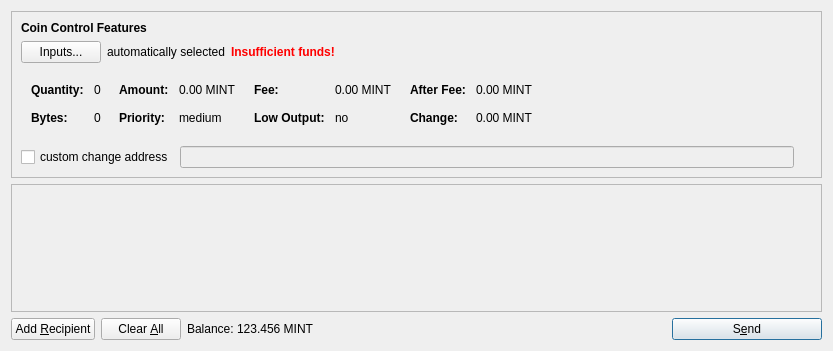
<?xml version="1.0" encoding="UTF-8"?>
<ui version="4.0">
 <class>SendCoinsDialog</class>
 <widget class="QDialog" name="SendCoinsDialog">
  <property name="enabled">
   <bool>true</bool>
  </property>
  <property name="geometry">
   <rect>
    <x>0</x>
    <y>0</y>
    <width>833</width>
    <height>351</height>
   </rect>
  </property>
  <property name="windowTitle">
   <string>Send Coins</string>
  </property>
  <layout class="QGridLayout" name="gridLayout_2">
   <item row="1" column="0">
    <layout class="QHBoxLayout" name="horizontalLayout">
     <item>
      <widget class="QPushButton" name="addButton">
       <property name="sizePolicy">
        <sizepolicy hsizetype="Minimum" vsizetype="Fixed">
         <horstretch>0</horstretch>
         <verstretch>0</verstretch>
        </sizepolicy>
       </property>
       <property name="text">
        <string>Add &amp;Recipient</string>
       </property>
       <property name="icon">
        <iconset resource="../bitcoin.qrc">
         <normaloff>:/icons/add</normaloff>:/icons/add</iconset>
       </property>
       <property name="autoDefault">
        <bool>false</bool>
       </property>
      </widget>
     </item>
     <item>
      <widget class="QPushButton" name="clearButton">
       <property name="sizePolicy">
        <sizepolicy hsizetype="Minimum" vsizetype="Fixed">
         <horstretch>0</horstretch>
         <verstretch>0</verstretch>
        </sizepolicy>
       </property>
       <property name="text">
        <string>Clear &amp;All</string>
       </property>
       <property name="icon">
        <iconset resource="../bitcoin.qrc">
         <normaloff>:/icons/remove</normaloff>:/icons/remove</iconset>
       </property>
       <property name="autoRepeatDelay">
        <number>300</number>
       </property>
       <property name="autoDefault">
        <bool>false</bool>
       </property>
      </widget>
     </item>
     <item>
      <layout class="QHBoxLayout" name="horizontalLayout_2">
       <property name="spacing">
        <number>3</number>
       </property>
       <item>
        <widget class="QLabel" name="label">
         <property name="sizePolicy">
          <sizepolicy hsizetype="Preferred" vsizetype="Fixed">
           <horstretch>0</horstretch>
           <verstretch>0</verstretch>
          </sizepolicy>
         </property>
         <property name="text">
          <string>Balance:</string>
         </property>
        </widget>
       </item>
       <item>
        <widget class="QLabel" name="labelBalance">
         <property name="sizePolicy">
          <sizepolicy hsizetype="Preferred" vsizetype="Fixed">
           <horstretch>0</horstretch>
           <verstretch>0</verstretch>
          </sizepolicy>
         </property>
         <property name="cursor">
          <cursorShape>IBeamCursor</cursorShape>
         </property>
         <property name="text">
          <string>123.456 MINT</string>
         </property>
         <property name="textInteractionFlags">
          <set>Qt::LinksAccessibleByMouse|Qt::TextSelectableByKeyboard|Qt::TextSelectableByMouse</set>
         </property>
        </widget>
       </item>
      </layout>
     </item>
     <item>
      <spacer name="horizontalSpacer">
       <property name="orientation">
        <enum>Qt::Horizontal</enum>
       </property>
       <property name="sizeHint" stdset="0">
        <size>
         <width>40</width>
         <height>20</height>
        </size>
       </property>
      </spacer>
     </item>
     <item>
      <widget class="QPushButton" name="sendButton">
       <property name="minimumSize">
        <size>
         <width>150</width>
         <height>0</height>
        </size>
       </property>
       <property name="acceptDrops">
        <bool>true</bool>
       </property>
       <property name="autoFillBackground">
        <bool>false</bool>
       </property>
       <property name="text">
        <string>S&amp;end</string>
       </property>
       <property name="icon">
        <iconset resource="../bitcoin.qrc">
         <normaloff>:/icons/send</normaloff>:/icons/send</iconset>
       </property>
       <property name="autoRepeatDelay">
        <number>300</number>
       </property>
       <property name="autoRepeatInterval">
        <number>100</number>
       </property>
       <property name="default">
        <bool>true</bool>
       </property>
      </widget>
     </item>
    </layout>
   </item>
   <item row="0" column="0">
    <layout class="QGridLayout" name="gridLayout">
     <item row="0" column="0">
      <widget class="QFrame" name="frameCoinControl">
       <property name="sizePolicy">
        <sizepolicy hsizetype="Expanding" vsizetype="Expanding">
         <horstretch>0</horstretch>
         <verstretch>0</verstretch>
        </sizepolicy>
       </property>
       <property name="maximumSize">
        <size>
         <width>16777215</width>
         <height>16777215</height>
        </size>
       </property>
       <property name="frameShape">
        <enum>QFrame::StyledPanel</enum>
       </property>
       <property name="frameShadow">
        <enum>QFrame::Sunken</enum>
       </property>
       <layout class="QGridLayout" name="gridLayout_3">
        <item row="0" column="0">
         <widget class="QLabel" name="labelCoinControlFeatures">
          <property name="sizePolicy">
           <sizepolicy hsizetype="Expanding" vsizetype="Fixed">
            <horstretch>0</horstretch>
            <verstretch>0</verstretch>
           </sizepolicy>
          </property>
          <property name="styleSheet">
           <string notr="true">font-weight:bold;</string>
          </property>
          <property name="text">
           <string>Coin Control Features</string>
          </property>
         </widget>
        </item>
        <item row="3" column="0">
         <layout class="QGridLayout" name="gridLayout_9">
          <property name="sizeConstraint">
           <enum>QLayout::SetDefaultConstraint</enum>
          </property>
          <property name="topMargin">
           <number>5</number>
          </property>
          <property name="rightMargin">
           <number>5</number>
          </property>
          <item row="0" column="0">
           <widget class="QCheckBox" name="checkBoxCoinControlChange">
            <property name="text">
             <string>custom change address</string>
            </property>
           </widget>
          </item>
          <item row="0" column="1">
           <widget class="QLineEdit" name="lineEditCoinControlChange">
            <property name="enabled">
             <bool>false</bool>
            </property>
            <property name="sizePolicy">
             <sizepolicy hsizetype="Expanding" vsizetype="Fixed">
              <horstretch>0</horstretch>
              <verstretch>0</verstretch>
             </sizepolicy>
            </property>
            <property name="text">
             <string/>
            </property>
           </widget>
          </item>
          <item row="0" column="2">
           <widget class="QLabel" name="labelCoinControlChangeLabel">
            <property name="sizePolicy">
             <sizepolicy hsizetype="Preferred" vsizetype="Expanding">
              <horstretch>0</horstretch>
              <verstretch>0</verstretch>
             </sizepolicy>
            </property>
            <property name="minimumSize">
             <size>
              <width>0</width>
              <height>0</height>
             </size>
            </property>
            <property name="text">
             <string/>
            </property>
            <property name="margin">
             <number>3</number>
            </property>
           </widget>
          </item>
         </layout>
        </item>
        <item row="1" column="0">
         <layout class="QGridLayout" name="gridLayout_13">
          <property name="bottomMargin">
           <number>10</number>
          </property>
          <item row="0" column="0">
           <widget class="QPushButton" name="pushButtonCoinControl">
            <property name="text">
             <string>Inputs...</string>
            </property>
           </widget>
          </item>
          <item row="0" column="1">
           <widget class="QLabel" name="labelCoinControlAutomaticallySelected">
            <property name="text">
             <string>automatically selected</string>
            </property>
            <property name="margin">
             <number>5</number>
            </property>
           </widget>
          </item>
          <item row="0" column="2">
           <widget class="QLabel" name="labelCoinControlInsuffFunds">
            <property name="styleSheet">
             <string notr="true">color:red;font-weight:bold;</string>
            </property>
            <property name="text">
             <string>Insufficient funds!</string>
            </property>
            <property name="margin">
             <number>5</number>
            </property>
           </widget>
          </item>
          <item row="0" column="3">
           <spacer name="horizontalSpacerCoinControl">
            <property name="orientation">
             <enum>Qt::Horizontal</enum>
            </property>
            <property name="sizeHint" stdset="0">
             <size>
              <width>40</width>
              <height>13</height>
             </size>
            </property>
           </spacer>
          </item>
         </layout>
        </item>
        <item row="2" column="0">
         <widget class="QWidget" name="widgetCoinControl" native="true">
          <property name="sizePolicy">
           <sizepolicy hsizetype="Preferred" vsizetype="Preferred">
            <horstretch>0</horstretch>
            <verstretch>0</verstretch>
           </sizepolicy>
          </property>
          <property name="minimumSize">
           <size>
            <width>0</width>
            <height>0</height>
           </size>
          </property>
          <layout class="QGridLayout" name="gridLayout_6">
           <property name="leftMargin">
            <number>0</number>
           </property>
           <property name="topMargin">
            <number>0</number>
           </property>
           <property name="rightMargin">
            <number>0</number>
           </property>
           <property name="bottomMargin">
            <number>0</number>
           </property>
           <item row="0" column="0">
            <layout class="QGridLayout" name="gridLayout_7">
             <property name="topMargin">
              <number>0</number>
             </property>
             <property name="bottomMargin">
              <number>10</number>
             </property>
             <item row="0" column="0">
              <layout class="QGridLayout" name="gridLayout_8">
               <property name="leftMargin">
                <number>10</number>
               </property>
               <property name="topMargin">
                <number>4</number>
               </property>
               <property name="rightMargin">
                <number>6</number>
               </property>
               <property name="horizontalSpacing">
                <number>10</number>
               </property>
               <property name="verticalSpacing">
                <number>14</number>
               </property>
               <item row="1" column="0">
                <widget class="QLabel" name="labelCoinControlBytesText">
                 <property name="sizePolicy">
                  <sizepolicy hsizetype="Preferred" vsizetype="Preferred">
                   <horstretch>0</horstretch>
                   <verstretch>0</verstretch>
                  </sizepolicy>
                 </property>
                 <property name="styleSheet">
                  <string notr="true">font-weight:bold;</string>
                 </property>
                 <property name="text">
                  <string>Bytes:</string>
                 </property>
                </widget>
               </item>
               <item row="0" column="1">
                <widget class="QLabel" name="labelCoinControlQuantity">
                 <property name="sizePolicy">
                  <sizepolicy hsizetype="Preferred" vsizetype="Preferred">
                   <horstretch>0</horstretch>
                   <verstretch>0</verstretch>
                  </sizepolicy>
                 </property>
                 <property name="cursor">
                  <cursorShape>IBeamCursor</cursorShape>
                 </property>
                 <property name="contextMenuPolicy">
                  <enum>Qt::ActionsContextMenu</enum>
                 </property>
                 <property name="text">
                  <string>0</string>
                 </property>
                 <property name="margin">
                  <number>0</number>
                 </property>
                 <property name="textInteractionFlags">
                  <set>Qt::LinksAccessibleByMouse|Qt::TextSelectableByKeyboard|Qt::TextSelectableByMouse</set>
                 </property>
                </widget>
               </item>
               <item row="0" column="0">
                <widget class="QLabel" name="labelCoinControlQuantityText">
                 <property name="sizePolicy">
                  <sizepolicy hsizetype="Preferred" vsizetype="Preferred">
                   <horstretch>0</horstretch>
                   <verstretch>0</verstretch>
                  </sizepolicy>
                 </property>
                 <property name="styleSheet">
                  <string notr="true">font-weight:bold;</string>
                 </property>
                 <property name="text">
                  <string>Quantity:</string>
                 </property>
                 <property name="margin">
                  <number>0</number>
                 </property>
                </widget>
               </item>
               <item row="1" column="1">
                <widget class="QLabel" name="labelCoinControlBytes">
                 <property name="sizePolicy">
                  <sizepolicy hsizetype="Preferred" vsizetype="Preferred">
                   <horstretch>0</horstretch>
                   <verstretch>0</verstretch>
                  </sizepolicy>
                 </property>
                 <property name="cursor">
                  <cursorShape>IBeamCursor</cursorShape>
                 </property>
                 <property name="contextMenuPolicy">
                  <enum>Qt::ActionsContextMenu</enum>
                 </property>
                 <property name="text">
                  <string>0</string>
                 </property>
                 <property name="textInteractionFlags">
                  <set>Qt::LinksAccessibleByMouse|Qt::TextSelectableByKeyboard|Qt::TextSelectableByMouse</set>
                 </property>
                </widget>
               </item>
              </layout>
             </item>
             <item row="0" column="1">
              <layout class="QGridLayout" name="gridLayout_10">
               <property name="leftMargin">
                <number>6</number>
               </property>
               <property name="topMargin">
                <number>4</number>
               </property>
               <property name="rightMargin">
                <number>6</number>
               </property>
               <property name="horizontalSpacing">
                <number>10</number>
               </property>
               <property name="verticalSpacing">
                <number>14</number>
               </property>
               <item row="0" column="0">
                <widget class="QLabel" name="labelCoinControlAmountText">
                 <property name="sizePolicy">
                  <sizepolicy hsizetype="Preferred" vsizetype="Preferred">
                   <horstretch>0</horstretch>
                   <verstretch>0</verstretch>
                  </sizepolicy>
                 </property>
                 <property name="styleSheet">
                  <string notr="true">font-weight:bold;</string>
                 </property>
                 <property name="text">
                  <string>Amount:</string>
                 </property>
                 <property name="margin">
                  <number>0</number>
                 </property>
                </widget>
               </item>
               <item row="0" column="1">
                <widget class="QLabel" name="labelCoinControlAmount">
                 <property name="sizePolicy">
                  <sizepolicy hsizetype="Preferred" vsizetype="Preferred">
                   <horstretch>0</horstretch>
                   <verstretch>0</verstretch>
                  </sizepolicy>
                 </property>
                 <property name="cursor">
                  <cursorShape>IBeamCursor</cursorShape>
                 </property>
                 <property name="contextMenuPolicy">
                  <enum>Qt::ActionsContextMenu</enum>
                 </property>
                 <property name="text">
                  <string>0.00 MINT</string>
                 </property>
                 <property name="textInteractionFlags">
                  <set>Qt::LinksAccessibleByMouse|Qt::TextSelectableByKeyboard|Qt::TextSelectableByMouse</set>
                 </property>
                </widget>
               </item>
               <item row="1" column="0">
                <widget class="QLabel" name="labelCoinControlPriorityText">
                 <property name="sizePolicy">
                  <sizepolicy hsizetype="Preferred" vsizetype="Preferred">
                   <horstretch>0</horstretch>
                   <verstretch>0</verstretch>
                  </sizepolicy>
                 </property>
                 <property name="styleSheet">
                  <string notr="true">font-weight:bold;</string>
                 </property>
                 <property name="text">
                  <string>Priority:</string>
                 </property>
                </widget>
               </item>
               <item row="1" column="1">
                <widget class="QLabel" name="labelCoinControlPriority">
                 <property name="sizePolicy">
                  <sizepolicy hsizetype="Preferred" vsizetype="Preferred">
                   <horstretch>0</horstretch>
                   <verstretch>0</verstretch>
                  </sizepolicy>
                 </property>
                 <property name="cursor">
                  <cursorShape>IBeamCursor</cursorShape>
                 </property>
                 <property name="contextMenuPolicy">
                  <enum>Qt::ActionsContextMenu</enum>
                 </property>
                 <property name="text">
                  <string>medium</string>
                 </property>
                 <property name="textInteractionFlags">
                  <set>Qt::LinksAccessibleByMouse|Qt::TextSelectableByKeyboard|Qt::TextSelectableByMouse</set>
                 </property>
                </widget>
               </item>
              </layout>
             </item>
             <item row="0" column="2">
              <layout class="QGridLayout" name="gridLayout_11">
               <property name="leftMargin">
                <number>6</number>
               </property>
               <property name="topMargin">
                <number>4</number>
               </property>
               <property name="rightMargin">
                <number>6</number>
               </property>
               <property name="horizontalSpacing">
                <number>10</number>
               </property>
               <property name="verticalSpacing">
                <number>14</number>
               </property>
               <item row="0" column="0">
                <widget class="QLabel" name="labelCoinControlFeeText">
                 <property name="sizePolicy">
                  <sizepolicy hsizetype="Preferred" vsizetype="Preferred">
                   <horstretch>0</horstretch>
                   <verstretch>0</verstretch>
                  </sizepolicy>
                 </property>
                 <property name="styleSheet">
                  <string notr="true">font-weight:bold;</string>
                 </property>
                 <property name="text">
                  <string>Fee:</string>
                 </property>
                 <property name="margin">
                  <number>0</number>
                 </property>
                </widget>
               </item>
               <item row="0" column="1">
                <widget class="QLabel" name="labelCoinControlFee">
                 <property name="sizePolicy">
                  <sizepolicy hsizetype="Preferred" vsizetype="Preferred">
                   <horstretch>0</horstretch>
                   <verstretch>0</verstretch>
                  </sizepolicy>
                 </property>
                 <property name="cursor">
                  <cursorShape>IBeamCursor</cursorShape>
                 </property>
                 <property name="contextMenuPolicy">
                  <enum>Qt::ActionsContextMenu</enum>
                 </property>
                 <property name="text">
                  <string>0.00 MINT</string>
                 </property>
                 <property name="textInteractionFlags">
                  <set>Qt::LinksAccessibleByMouse|Qt::TextSelectableByKeyboard|Qt::TextSelectableByMouse</set>
                 </property>
                </widget>
               </item>
               <item row="1" column="0">
                <widget class="QLabel" name="labelCoinControlLowOutputText">
                 <property name="sizePolicy">
                  <sizepolicy hsizetype="Preferred" vsizetype="Preferred">
                   <horstretch>0</horstretch>
                   <verstretch>0</verstretch>
                  </sizepolicy>
                 </property>
                 <property name="styleSheet">
                  <string notr="true">font-weight:bold;</string>
                 </property>
                 <property name="text">
                  <string>Low Output:</string>
                 </property>
                </widget>
               </item>
               <item row="1" column="1">
                <widget class="QLabel" name="labelCoinControlLowOutput">
                 <property name="sizePolicy">
                  <sizepolicy hsizetype="Preferred" vsizetype="Preferred">
                   <horstretch>0</horstretch>
                   <verstretch>0</verstretch>
                  </sizepolicy>
                 </property>
                 <property name="cursor">
                  <cursorShape>IBeamCursor</cursorShape>
                 </property>
                 <property name="contextMenuPolicy">
                  <enum>Qt::ActionsContextMenu</enum>
                 </property>
                 <property name="text">
                  <string>no</string>
                 </property>
                 <property name="textInteractionFlags">
                  <set>Qt::LinksAccessibleByMouse|Qt::TextSelectableByKeyboard|Qt::TextSelectableByMouse</set>
                 </property>
                </widget>
               </item>
              </layout>
             </item>
             <item row="0" column="3">
              <layout class="QGridLayout" name="gridLayout_12">
               <property name="leftMargin">
                <number>6</number>
               </property>
               <property name="topMargin">
                <number>4</number>
               </property>
               <property name="rightMargin">
                <number>6</number>
               </property>
               <property name="horizontalSpacing">
                <number>10</number>
               </property>
               <property name="verticalSpacing">
                <number>14</number>
               </property>
               <item row="0" column="0">
                <widget class="QLabel" name="labelCoinControlAfterFeeText">
                 <property name="sizePolicy">
                  <sizepolicy hsizetype="Preferred" vsizetype="Preferred">
                   <horstretch>0</horstretch>
                   <verstretch>0</verstretch>
                  </sizepolicy>
                 </property>
                 <property name="styleSheet">
                  <string notr="true">font-weight:bold;</string>
                 </property>
                 <property name="text">
                  <string>After Fee:</string>
                 </property>
                 <property name="margin">
                  <number>0</number>
                 </property>
                </widget>
               </item>
               <item row="0" column="1">
                <widget class="QLabel" name="labelCoinControlAfterFee">
                 <property name="sizePolicy">
                  <sizepolicy hsizetype="Preferred" vsizetype="Preferred">
                   <horstretch>0</horstretch>
                   <verstretch>0</verstretch>
                  </sizepolicy>
                 </property>
                 <property name="cursor">
                  <cursorShape>IBeamCursor</cursorShape>
                 </property>
                 <property name="contextMenuPolicy">
                  <enum>Qt::ActionsContextMenu</enum>
                 </property>
                 <property name="text">
                  <string>0.00 MINT</string>
                 </property>
                 <property name="textInteractionFlags">
                  <set>Qt::LinksAccessibleByMouse|Qt::TextSelectableByKeyboard|Qt::TextSelectableByMouse</set>
                 </property>
                </widget>
               </item>
               <item row="1" column="0">
                <widget class="QLabel" name="labelCoinControlChangeText">
                 <property name="sizePolicy">
                  <sizepolicy hsizetype="Preferred" vsizetype="Preferred">
                   <horstretch>0</horstretch>
                   <verstretch>0</verstretch>
                  </sizepolicy>
                 </property>
                 <property name="styleSheet">
                  <string notr="true">font-weight:bold;</string>
                 </property>
                 <property name="text">
                  <string>Change:</string>
                 </property>
                 <property name="textFormat">
                  <enum>Qt::PlainText</enum>
                 </property>
                </widget>
               </item>
               <item row="1" column="1">
                <widget class="QLabel" name="labelCoinControlChange">
                 <property name="sizePolicy">
                  <sizepolicy hsizetype="Preferred" vsizetype="Preferred">
                   <horstretch>0</horstretch>
                   <verstretch>0</verstretch>
                  </sizepolicy>
                 </property>
                 <property name="cursor">
                  <cursorShape>IBeamCursor</cursorShape>
                 </property>
                 <property name="contextMenuPolicy">
                  <enum>Qt::ActionsContextMenu</enum>
                 </property>
                 <property name="text">
                  <string>0.00 MINT</string>
                 </property>
                 <property name="textInteractionFlags">
                  <set>Qt::LinksAccessibleByMouse|Qt::TextSelectableByKeyboard|Qt::TextSelectableByMouse</set>
                 </property>
                </widget>
               </item>
              </layout>
             </item>
             <item row="0" column="4">
              <spacer name="horizontalSpacer_2">
               <property name="orientation">
                <enum>Qt::Horizontal</enum>
               </property>
               <property name="sizeHint" stdset="0">
                <size>
                 <width>40</width>
                 <height>20</height>
                </size>
               </property>
              </spacer>
             </item>
            </layout>
           </item>
          </layout>
         </widget>
        </item>
       </layout>
      </widget>
     </item>
     <item row="1" column="0">
      <widget class="QScrollArea" name="scrollArea">
       <property name="autoFillBackground">
        <bool>false</bool>
       </property>
       <property name="widgetResizable">
        <bool>true</bool>
       </property>
       <widget class="QWidget" name="scrollAreaWidgetContents">
        <property name="geometry">
         <rect>
          <x>0</x>
          <y>0</y>
          <width>811</width>
          <height>98</height>
         </rect>
        </property>
        <property name="sizePolicy">
         <sizepolicy hsizetype="Expanding" vsizetype="Expanding">
          <horstretch>0</horstretch>
          <verstretch>0</verstretch>
         </sizepolicy>
        </property>
        <property name="autoFillBackground">
         <bool>true</bool>
        </property>
        <layout class="QGridLayout" name="gridLayout_5">
         <property name="leftMargin">
          <number>0</number>
         </property>
         <property name="topMargin">
          <number>0</number>
         </property>
         <property name="rightMargin">
          <number>0</number>
         </property>
         <property name="bottomMargin">
          <number>0</number>
         </property>
         <item row="1" column="0">
          <spacer name="verticalSpacer">
           <property name="orientation">
            <enum>Qt::Vertical</enum>
           </property>
           <property name="sizeHint" stdset="0">
            <size>
             <width>20</width>
             <height>47</height>
            </size>
           </property>
          </spacer>
         </item>
         <item row="0" column="0">
          <layout class="QVBoxLayout" name="entries">
           <property name="spacing">
            <number>6</number>
           </property>
          </layout>
         </item>
        </layout>
       </widget>
      </widget>
     </item>
    </layout>
   </item>
  </layout>
 </widget>
 <resources>
  <include location="../bitcoin.qrc"/>
 </resources>
 <connections/>
</ui>
